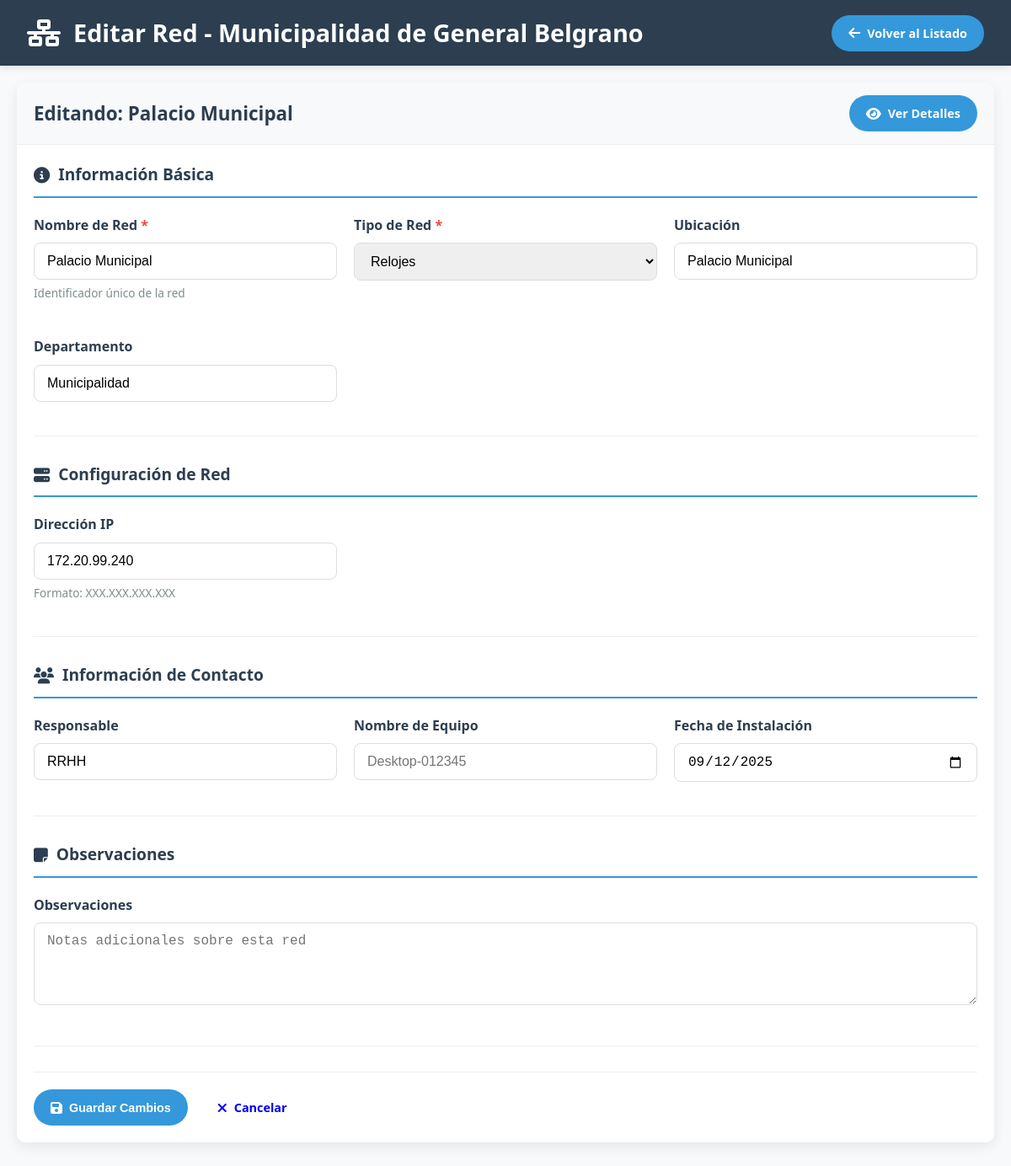
The page /Tabla_ip/editar.php?id=21 on the database its author committed.
### tables this page shows
CREATE TABLE `redes` (
  `id` int(11) NOT NULL,
  `nombre_red` varchar(100) NOT NULL,
  `tipo_red` varchar(50) NOT NULL,
  `direccion_ip` varchar(15) DEFAULT NULL,
  `mascara_subred` varchar(15) DEFAULT NULL,
  `gateway` varchar(15) DEFAULT NULL,
  `dns_primario` varchar(15) DEFAULT NULL,
  `dns_secundario` varchar(15) DEFAULT NULL,
  `ubicacion` varchar(100) DEFAULT NULL,
  `departamento` varchar(50) DEFAULT NULL,
  `responsable` varchar(100) DEFAULT NULL,
  `telefono_contacto` varchar(20) DEFAULT NULL,
  `fecha_instalacion` date DEFAULT NULL,
  `observaciones` text DEFAULT NULL,
  `estado` enum('activa','inactiva') DEFAULT 'activa'
);

### Tabla_ip/editar.php (the view, shortened to what this page needs)
<?php
include 'conexion.php';
$id = intval($_GET['id']);
$sql = "SELECT * FROM redes WHERE id = ?";
$stmt = $conexion->prepare($sql);
$stmt->bind_param("i", $id);
$stmt->execute();
$resultado = $stmt->get_result();
$red = $resultado->fetch_assoc();
?>
<!DOCTYPE html>
<html lang="es">
<head>
    <link rel="stylesheet" href="https://cdnjs.cloudflare.com/ajax/libs/font-awesome/6.4.0/css/all.min.css">
    <link rel="stylesheet" href="estilos.css">
</head>
<body>
    <header class="header">
        <div class="logo">
            <i class="fas fa-network-wired fa-2x"></i>
            <h1>Editar Red - Municipalidad de General Belgrano</h1>
        </div>
        <div class="header-actions">
            <a href="index.php" class="btn btn-primary"><i class="fas fa-arrow-left"></i> Volver al Listado</a>
        </div>
    </header>
    <div class="container">
        <div class="card">
            <div class="card-header">
                <h2 class="card-title">Editando: <?php echo htmlspecialchars($red['nombre_red']); ?></h2>
                <div>
                    <a href="detalles.php?id=<?php echo $red['id']; ?>" class="btn btn-primary">
                        <i class="fas fa-eye"></i> Ver Detalles
                    </a>
                </div>
            </div>
            <div class="card-body">
                <form id="form-editar-red" method="POST" onsubmit="return validateForm()">
                    <div class="form-section">
                        <h3 class="form-section-title">
                            <i class="fas fa-info-circle"></i> Información Básica
                        </h3>
                        <div class="form-grid">
                            <div class="form-group">
                                <label for="nombre_red" class="required-label">Nombre de Red</label>
                                <input type="text" id="nombre_red" name="nombre_red" class="form-control"
                                    value="<?php echo htmlspecialchars($red['nombre_red']); ?>" required>
                                <div class="input-hint">Identificador único de la red</div>
                            </div>
                            <div class="form-group">
                                <label for="tipo_red" class="required-label">Tipo de Red</label>
                                <select id="tipo_red" name="tipo_red" class="form-control" required>
                                    <option value="Relojes" <?php echo $red['tipo_red'] == 'Relojes' ? 'selected' : ''; ?>>Relojes</option>
                                </select>
                            </div>
                            <div class="form-group">
                                <label for="ubicacion">Ubicación</label>
                                <input type="text" id="ubicacion" name="ubicacion" class="form-control"
                                    value="<?php echo htmlspecialchars($red['ubicacion']); ?>"
                                    placeholder="Ej: Palacio Municipal, Planta Baja">
                            </div>
                            <div class="form-group">
                                <label for="departamento">Departamento</label>
                                <input type="text" id="departamento" name="departamento" class="form-control"
                                    value="<?php echo htmlspecialchars($red['departamento']); ?>"
                                    placeholder="Ej: Informatica">
                            </div>
                        </div>
                    </div>
                    <div class="form-section">
                        <h3 class="form-section-title">
                            <i class="fas fa-server"></i> Configuración de Red
                        </h3>
                        <div class="form-grid">
                            <div class="form-group">
                                <label for="direccion_ip">Dirección IP</label>
                                <input type="text" id="direccion_ip" name="direccion_ip" class="form-control"
                                    value="<?php echo htmlspecialchars($red['direccion_ip']); ?>"
                                    placeholder="Ej: 192.168.1.1" pattern="^([0-9]{1,3}\.){3}[0-9]{1,3}$">
                                <div class="input-hint">Formato: XXX.XXX.XXX.XXX</div>
                            </div>
                        </div>
                    </div>
                    <div class="form-section">
                        <h3 class="form-section-title">
                            <i class="fas fa-users"></i> Información de Contacto
                        </h3>
                        <div class="form-grid">
                            <div class="form-group">
                                <label for="responsable">Responsable</label>
                                <input type="text" id="responsable" name="responsable" class="form-control"
                                    value="<?php echo htmlspecialchars($red['responsable']); ?>"
                                    placeholder="Nombre del responsable">
                            </div>
                            <div class="form-group">
                                <label for="telefono_contacto">Nombre de Equipo</label>
                                <input type="text" id="telefono_contacto" name="telefono_contacto" class="form-control"
                                    value="<?php echo htmlspecialchars($red['telefono_contacto']); ?>"
                                    placeholder="Desktop-012345">
                            </div>
                            <div class="form-group">
                                <label for="fecha_instalacion">Fecha de Instalación</label>
                                <input type="date" id="fecha_instalacion" name="fecha_instalacion" class="form-control"
                                    value="<?php echo htmlspecialchars($red['fecha_instalacion']); ?>">
                            </div>
                        </div>
                    </div>
                    <div class="form-section">
                        <h3 class="form-section-title">
                            <i class="fas fa-sticky-note"></i> Observaciones
                        </h3>
                        <div class="form-group">
                            <label for="observaciones">Observaciones</label>
                            <textarea id="observaciones" name="observaciones" class="form-control"
                                rows="4" placeholder="Notas adicionales sobre esta red"><?php echo htmlspecialchars($red['observaciones']); ?></textarea>
                        </div>
                    </div>
                    <div class="form-actions">
                        <button type="submit" id="btn-guardar" class="btn btn-primary">
                            <i class="fas fa-save"></i> Guardar Cambios
                        </button>
                        <a href="detalles.php?id=<?php echo $red['id']; ?>" class="btn">
                            <i class="fas fa-times"></i> Cancelar
                        </a>
                    </div>
                </form>
            </div>
        </div>
    </div>

### Tabla_ip/estilos.css (style rules this page uses)
:root { --primary: #2c3e50; --secondary: #3498db; --accent: #e74c3c; --light: #ecf0f1; --dark: #2c3e50; --success: #27ae60; --warning: #f39c12; --danger: #e74c3c; --gray: #95a5a6; }
* { margin: 0; padding: 0; box-sizing: border-box; }
body { font-family: 'Segoe UI', Tahoma, Geneva, Verdana, sans-serif; background-color: #f8f9fa; color: #333; line-height: 1.6; }
.header { background: linear-gradient(135deg, var(--primary) 0%, var(--dark) 100%); color: white; padding: 1rem 2rem; box-shadow: 0 2px 10px rgba(0,0,0,0.1); display: flex; justify-content: space-between; align-items: center; }
.logo { display: flex; align-items: center; gap: 15px; }
.logo h1 { font-size: 1.8rem; font-weight: 600; }
.container { max-width: 1400px; margin: 0 auto; padding: 20px; }
.card { background: white; border-radius: 10px; box-shadow: 0 5px 15px rgba(0,0,0,0.08); margin-bottom: 25px; overflow: hidden; }
.card-header { background-color: #f8f9fa; padding: 15px 20px; border-bottom: 1px solid #eee; display: flex; justify-content: space-between; align-items: center; flex-wrap: wrap; gap: 15px; }
.card-title { font-size: 1.4rem; color: var(--primary); font-weight: 600; }
.card-body { padding: 20px; }
.btn { display: inline-flex; align-items: center; gap: 8px; padding: 10px 20px; border: none; border-radius: 50px; font-weight: 600; cursor: pointer; transition: all 0.3s; text-decoration: none; font-size: 0.9rem; }
.btn i { font-size: 1rem; }
.btn-primary { background: var(--secondary); color: white; }
.form-grid { display: grid; grid-template-columns: repeat(auto-fill, minmax(300px, 1fr)); gap: 20px; }
.form-group { margin-bottom: 20px; }
.form-group label { display: block; margin-bottom: 8px; font-weight: 600; color: var(--dark); }
.form-control { width: 100%; padding: 12px 15px; border: 1px solid #ddd; border-radius: 8px; font-size: 1rem; transition: all 0.3s; }
.form-actions { display: flex; gap: 15px; margin-top: 25px; padding-top: 20px; border-top: 1px solid #eee; }

### Tabla_ip/editar.php (style rules this page uses)
.required-label::after { content: " *"; color: #e74c3c; }
.form-section { margin-bottom: 30px; padding-bottom: 20px; border-bottom: 1px solid #eee; }
.form-section-title { font-size: 1.2rem; color: #2c3e50; margin-bottom: 20px; padding-bottom: 10px; border-bottom: 2px solid #3498db; display: flex; align-items: center; gap: 10px; }
.input-hint { font-size: 0.85rem; color: #7f8c8d; margin-top: 5px; }

### rows shown on the page
redes: nombre_red "Palacio Municipal", tipo_red "Relojes", ubicacion "Palacio Municipal", departamento "Municipalidad", direccion_ip "172.20.99.240", responsable "RRHH", fecha_instalacion "09/12/2025"
